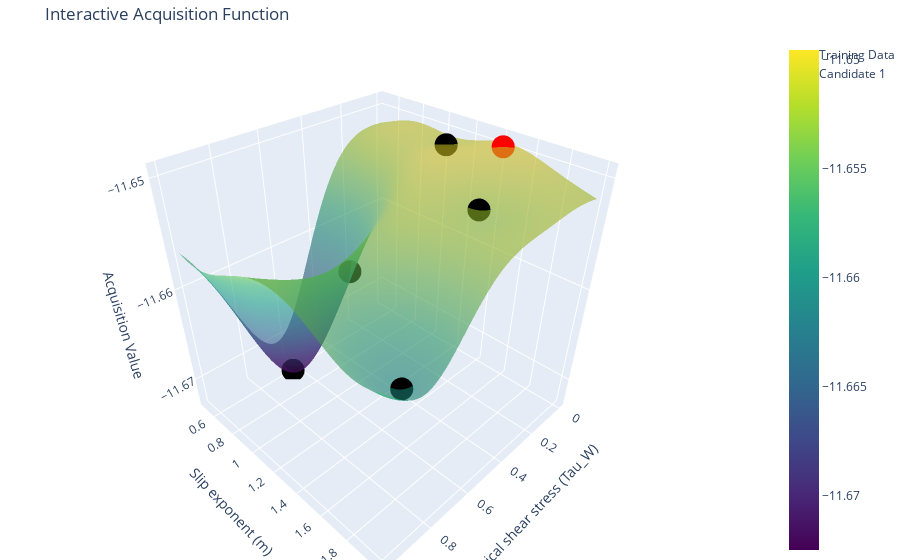

The cell this chart's notebook holds for it:
### Code cell
tau_w_range = torch.linspace(bounds[0, 0], bounds[0, 1], 100)  # Grid for tau_w
m_range = torch.linspace(bounds[1, 0], bounds[1, 1], 100)      # Grid for m
tau_w_grid, m_grid = torch.meshgrid(tau_w_range, m_range, indexing="ij")


grid = torch.stack([tau_w_grid.ravel(), m_grid.ravel()], dim=-1)


acq_values = acq_func(grid.unsqueeze(1)).detach().numpy().reshape(100, 100)


train_acq_values = acq_func(train_x.unsqueeze(1)).detach().numpy()


fig = go.Figure()


fig.add_trace(go.Surface(
    x=tau_w_grid.numpy(),
    y=m_grid.numpy(),
    z=acq_values,
    colorscale='Viridis',
    opacity=0.6,
    name="Acquisition Function"
))


fig.add_trace(go.Scatter3d(
    x=train_x[:, 0].numpy(),
    y=train_x[:, 1].numpy(),
    z=train_acq_values.flatten(),
    mode='markers',
    marker=dict(size=8, color='black'),
    name='Training Data'

))
# Iterate over the 3 candidates
for i in range(candidate.shape[0]): 
    candidate_acq_value = acq_func(candidate[i].unsqueeze(0)).item()
    fig.add_trace(go.Scatter3d(
        x=[candidate[i, 0].item()],
        y=[candidate[i, 1].item()],
        z=[candidate_acq_value],
        mode='markers',
        marker=dict(size=8, color='red', symbol='circle'),
        name=f'Candidate {i + 1}'
    ))



fig.update_layout(
    scene=dict(
        xaxis_title="Critical shear stress (Tau_W)",
        yaxis_title="Slip exponent (m)",
        zaxis_title="Acquisition Value"
    ),
    title="Interactive Acquisition Function",
    margin=dict(l=0, r=0, b=0, t=40)
)


fig.show()
fig.write_html("acquisiton_func.html")

### Figure 1 — Plotly figure (JSON) as saved in the notebook; plotly's stock layout.template omitted (floating-point values rounded to 4 significant figures; data arrays with more than 128 entries replaced by an {"elided": "..."} marker saying what was removed)
{"data": [{"colorscale": [[0, "#440154"], [0.1111, "#482878"], [0.2222, "#3e4989"], [0.3333, "#31688e"], [0.4444, "#26828e"], [0.5556, "#1f9e89"], [0.6667, "#35b779"], [0.7778, "#6ece58"], [0.8889, "#b5de2b"], [1, "#fde725"]], "name": "Acquisition Function", "opacity": 0.6, "type": "surface", "x": {"elided": "100x100 float values"}, "y": {"elided": "100x100 float values"}, "z": {"elided": "100x100 float values"}}, {"marker": {"color": "black", "size": 8}, "mode": "markers", "name": "Training Data", "type": "scatter3d", "x": [0.2985, 0.4342, 0.8245, 0.6489, 0.08723], "y": [1.617, 0.876, 1.857, 0.647, 1.13], "z": [-11.65, -11.66, -11.66, -11.67, -11.65]}, {"marker": {"color": "red", "size": 8, "symbol": "circle"}, "mode": "markers", "name": "Candidate 1", "type": "scatter3d", "x": [0.04632], "y": [1.463], "z": [-11.65]}], "layout": {"margin": {"b": 0, "l": 0, "r": 0, "t": 40}, "scene": {"xaxis": {"title": {"text": "Critical shear stress (Tau_W)"}}, "yaxis": {"title": {"text": "Slip exponent (m)"}}, "zaxis": {"title": {"text": "Acquisition Value"}}}, "title": {"text": "Interactive Acquisition Function"}}}
